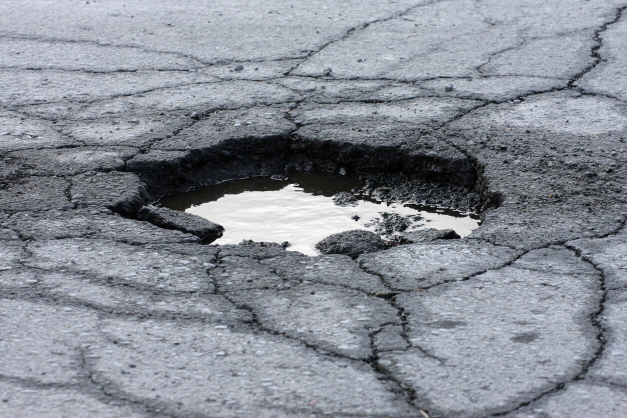
#> input picture pothole-detection/0.jpg, 1254 x 836 px, given in place of the camera (shown at 1/2 size)
$ python angle.py
#> lines starting #> are read from the running program, lines starting #| are printed output that depends on the picture; after the words box and inside, x2 and y2 are one past the last pixel; in counts of white or black regions, pixels touching at a corner belong together
import cv2
import numpy as np
import math

def distance(x1, y1, x2, y2):
    dist = math.sqrt(math.fabs(x2-x1)**2 + math.fabs(y2-y1)**2)
    return dist

def find_orange(frame):
    hsv_frame = cv2.cvtColor(frame, cv2.COLOR_BGR2HSV)
    hsv_lowerbound =  np.array([15,154,0])
    hsv_upperbound = np.array([32,215,255])

    mask = cv2.inRange(hsv_frame, hsv_lowerbound, hsv_upperbound)
    res = cv2.bitwise_and(frame, frame, mask=mask)
    cnts, hir = cv2.findContours(mask, cv2.RETR_TREE, cv2.CHAIN_APPROX_SIMPLE)
    if len(cnts) > 0:
        maxcontour = max(cnts, key=cv2.contourArea)

        M = cv2.moments(maxcontour)
        if M['m00'] > 0 and cv2.contourArea(maxcontour) > 1000:
            cx = int(M['m10']/M['m00'])
            cy = int(M['m01']/M['m00'])
            return (cx, cy), True
        else:
            return (700, 700), False
    else:
        return (700, 700), False

def find_black(frame):
    hsv_frame = cv2.cvtColor(frame, cv2.COLOR_BGR2HSV)

    hsv_lowerbound = np.array([41,21,0])
    hsv_upperbound = np.array([107,88,42])
    mask = cv2.inRange(hsv_frame, hsv_lowerbound, hsv_upperbound)
    res = cv2.bitwise_and(frame, frame, mask=mask)
    cnts, hir = cv2.findContours(mask, cv2.RETR_TREE, cv2.CHAIN_APPROX_SIMPLE)
    if len(cnts) > 0:
        maxcontour = max(cnts, key=cv2.contourArea)

        M = cv2.moments(maxcontour)
        if M['m00'] > 0 and cv2.contourArea(maxcontour) > 2000:
            cx = int(M['m10']/M['m00'])
            cy = int(M['m01']/M['m00'])
            return (cx, cy), True
        else:
            return (700, 700), True
    else:
        return (700, 700), True

cap = cv2.VideoCapture(0)

while(1):
    _, orig_frame = cap.read()
#> orig_frame is the input picture: shape (836, 1254, 3); mean B, G, R 150.3, 141, 136
    print(orig_frame)
#> (printed output is left out)
    copy_frame = orig_frame.copy()
    (color1_x, color1_y), found_color1 = find_orange(copy_frame)
#> in find_orange, `hsv_frame = cv2.cvtColor(frame, cv2.COLOR_BGR2HSV)`: hsv_frame: shape (836, 1254, 3); mean H, S, V 104.6, 28.2, 150.4
#> in find_orange, `mask = cv2.inRange(hsv_frame, hsv_lowerbound, hsv_upperbound)`:
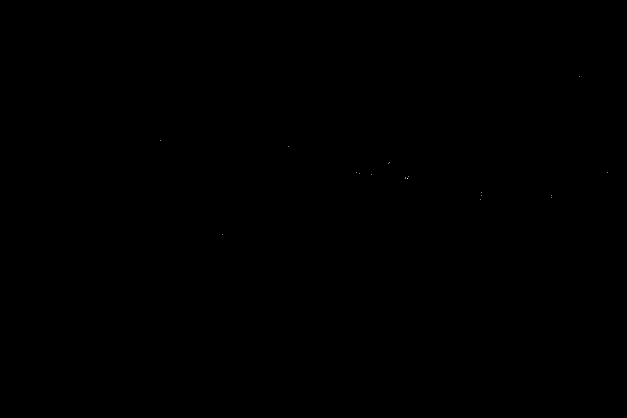
#> mask: shape (836, 1254) (shown at 1/2 size); 0% white in thin lines or dots, all inside (x1, y1, x2, y2) = (320, 152, 1216, 470)
#> in find_orange, `cnts, hir = cv2.findContours(mask, cv2.RETR_TREE, cv2.CHAIN_APPROX_SIM..`: cnts = 19 contours, all with area under 20; hir = 19 rows, first 6: [1, -1, -1, -1], [2, 0, -1, -1], [3, 1, -1, -1], [4, 2, -1, -1], [5, 3, -1, -1], [6, 4, -1, -1]
#> in find_orange, `maxcontour = max(cnts, key=cv2.contourArea)`: maxcontour = [[444, 469]]
#> in find_orange, `M = cv2.moments(maxcontour)`: M = moments, m00 0
#> color1_x = 700; color1_y = 700; found_color1 = False
    (color2_x, color2_y), found_color2 = find_black(copy_frame)
#> in find_black, `mask = cv2.inRange(hsv_frame, hsv_lowerbound, hsv_upperbound)`:
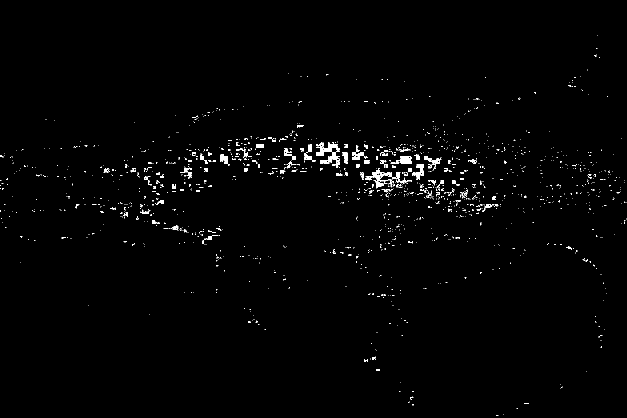
#> mask: shape (836, 1254) (shown at 1/2 size); 1.2% white; 1466 white regions (1361 under 20 px)
#> in find_black, `cnts, hir = cv2.findContours(mask, cv2.RETR_TREE, cv2.CHAIN_APPROX_SIM..`: cnts = 1596 contours, 1537 with area under 20; largest, box (x1, y1, x2, y2) and area: (632, 284, 680, 336) 888, (731, 336, 784, 363) 416, (781, 312, 824, 328) 348, (824, 328, 848, 360) 274, (704, 304, 728, 320) 226; hir = 1596 rows, first 6: [1, -1, -1, -1], [2, 0, -1, -1], [3, 1, -1, -1], [4, 2, -1, -1], [5, 3, -1, -1], [6, 4, -1, -1]
#> in find_black, `maxcontour = max(cnts, key=cv2.contourArea)`: maxcontour = contour of 182 points, box (x1, y1, x2, y2) (632, 284, 680, 336), area 888
#> in find_black, `M = cv2.moments(maxcontour)`: M = moments, m00 887.5, centre m10/m00, m01/m00 = (656.3, 306.5)
#> color2_x = 700; color2_y = 700; found_color2 = True

    cv2.circle(copy_frame, (color1_x, color1_y), 20, (255, 0, 0), -1)
    cv2.circle(copy_frame, (color2_x, color2_y), 20, (0, 128, 255), -1)
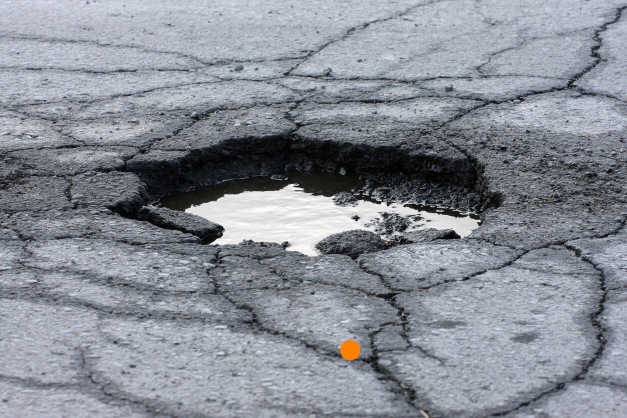
#> copy_frame: shape (836, 1254, 3) (shown at 1/2 size); mean B, G, R 150.1, 141, 136.1

    if found_color1 and found_color2:

        hypotenuse = distance(color1_x, color1_x, color2_x, color2_y)
        horizontal = distance(color1_x, color1_y, color2_x, color1_y)
        vertical = distance(color2_x, color2_y, color2_x, color1_y)
        angle = np.arcsin(vertical/hypotenuse)*180.0/math.pi

        cv2.line(copy_frame, (color1_x, color1_y), (color2_x, color2_y), (0, 0, 255), 2)
        cv2.line(copy_frame, (color1_x, color1_y), (color2_x, color1_y), (0, 0, 255), 2)
        cv2.line(copy_frame, (color2_x, color2_y), (color2_x, color1_y), (0, 0, 255), 2)

        angle_text = ""
        if color2_y < color1_y and color2_x > color1_x:
            angle_text = str(int(angle))
            """Eğer ikinci renk noktasi, birinci renk noktasindan daha yukarida ve daha sağda ise,
              açiyi hesapla ve doğrudan aciyi "angle_text" değişkenine kaydet."""
        elif color2_y < color1_y and color2_x < color1_x:
            angle_text = str(int(180 - angle))
            """Eğer ikinci renk noktasi, birinci renk noktasindan daha yukarida ve daha solda ise,
              açiyi hesapla ve 180 derece ile açiyi çikararak "angle_text" değişkenine kaydet."""
        elif color2_y > color1_y and color2_x < color1_x:
            angle_text = str(int(180 + angle))
            """Eğer ikinci renk noktasi, birinci renk noktasindan daha aşağida ve daha solda ise,
              açiyi hesapla ve 180 derece ile açiyi toplayarak "angle_text" değişkenine kaydet."""
        elif color2_y > color1_y and color2_x > color1_x:
            angle_text = str(int(360 - angle))
            """Eğer ikinci renk noktasi, birinci renk noktasindan daha aşagida ve daha sağda ise,
              açiyi hesapla ve 360 derece ile açiyi çikararak "angle_text" değişkenine kaydet."""

        cv2.putText(copy_frame, angle_text, (color1_x-30, color1_y), cv2.FONT_HERSHEY_COMPLEX, 1, (0, 128, 229), 2)

    cv2.imshow('AngleCalc', copy_frame)
    cv2.waitKey(1)

cap.release()
cv2.destroyAllWindows()

$ run again, on pothole-detection/2.jpg
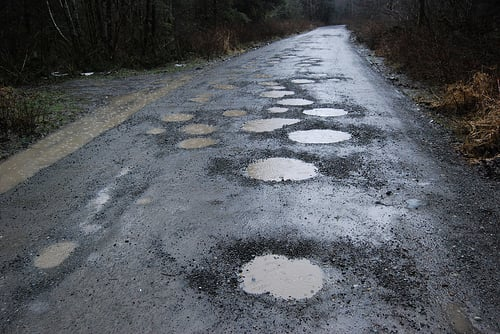
#> input picture pothole-detection/2.jpg, 500 x 334 px, given in place of the camera
#> orig_frame is the input picture: shape (334, 500, 3); mean B, G, R 92.9, 87.4, 83.5
#> (printed output is left out)
#> hsv_frame: shape (334, 500, 3); mean H, S, V 87, 41.9, 94.9
#> in find_orange, `mask = cv2.inRange(hsv_frame, hsv_lowerbound, hsv_upperbound)`:
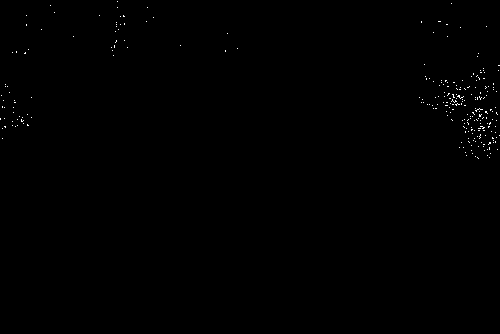
#> mask: shape (334, 500); 0.24% white in thin lines or dots, all inside (x1, y1, x2, y2) = (0, 1, 500, 159)
#> in find_orange, `cnts, hir = cv2.findContours(mask, cv2.RETR_TREE, cv2.CHAIN_APPROX_SIM..`: cnts = 245 contours, all with area under 20; hir = 245 rows, first 6: [1, -1, -1, -1], [2, 0, -1, -1], [3, 1, -1, -1], [4, 2, -1, -1], [5, 3, -1, -1], [6, 4, -1, -1]
#> in find_orange, `maxcontour = max(cnts, key=cv2.contourArea)`: maxcontour = contour of 12 points, box (x1, y1, x2, y2) (457, 95, 464, 99), area 2
#> in find_orange, `M = cv2.moments(maxcontour)`: M = moments, m00 2, centre m10/m00, m01/m00 = (458.3, 95.75)
#> color1_x = 700; found_color1 = False
#> in find_black, `mask = cv2.inRange(hsv_frame, hsv_lowerbound, hsv_upperbound)`:
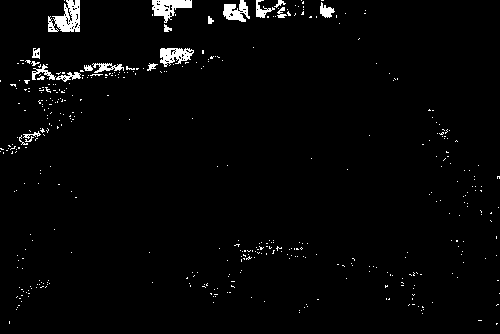
#> mask: shape (334, 500); 2.3% white; 432 white regions (412 under 20 px)
#> in find_black, `cnts, hir = cv2.findContours(mask, cv2.RETR_TREE, cv2.CHAIN_APPROX_SIM..`: cnts = 525 contours, 507 with area under 20; largest, box (x1, y1, x2, y2) and area: (48, 0, 80, 32) 592, (152, 0, 192, 23) 452, (160, 48, 194, 67) 372, (223, 0, 250, 22) 304, (92, 63, 124, 73) 124; hir = 525 rows, first 6: [1, -1, -1, -1], [2, 0, -1, -1], [3, 1, -1, -1], [4, 2, -1, -1], [5, 3, -1, -1], [6, 4, -1, -1]
#> in find_black, `maxcontour = max(cnts, key=cv2.contourArea)`: maxcontour = contour of 93 points, box (x1, y1, x2, y2) (48, 0, 80, 32), area 592
#> in find_black, `M = cv2.moments(maxcontour)`: M = moments, m00 591.5, centre m10/m00, m01/m00 = (67.47, 18.29)
#> color2_x = 700; found_color2 = True
